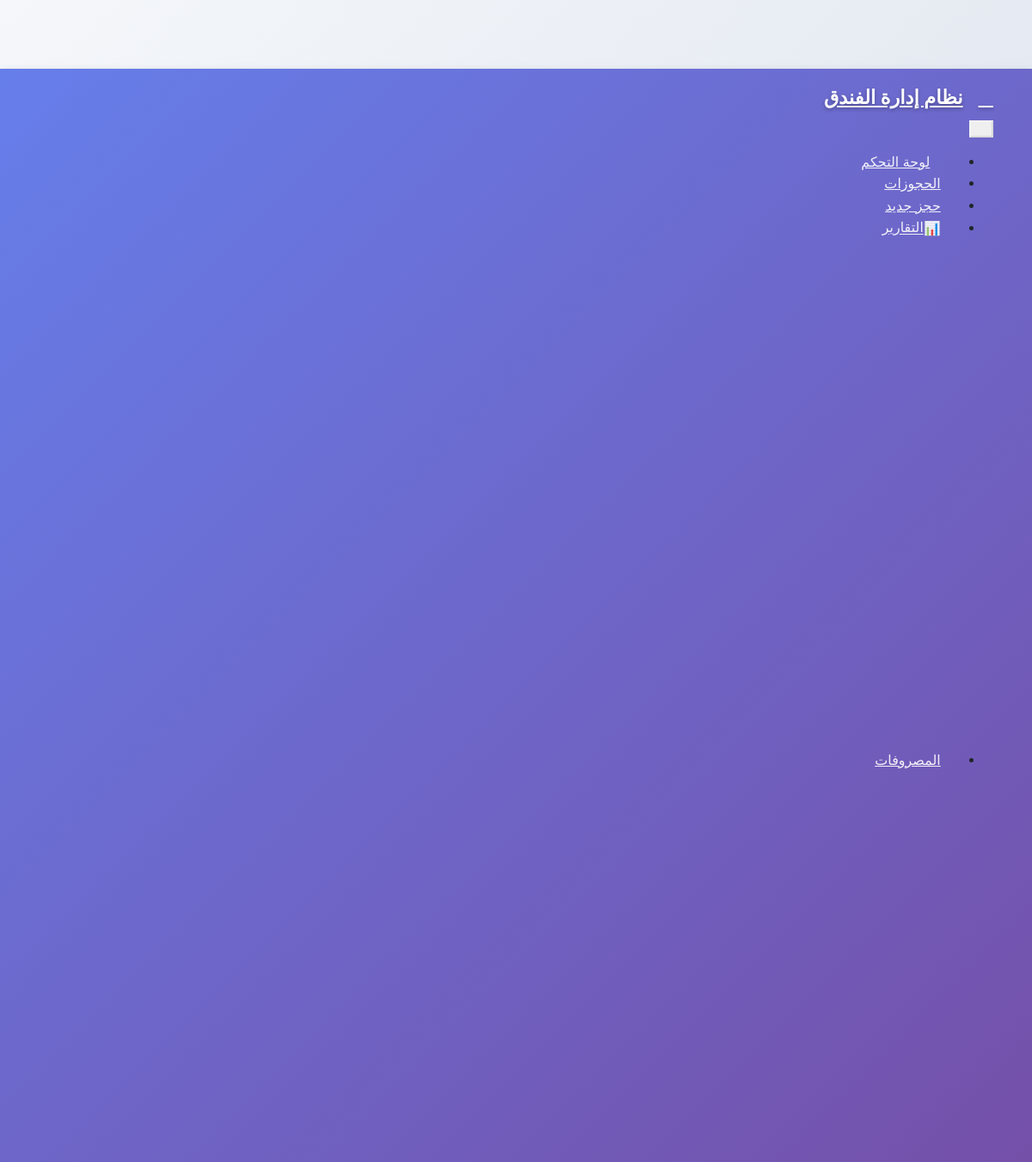
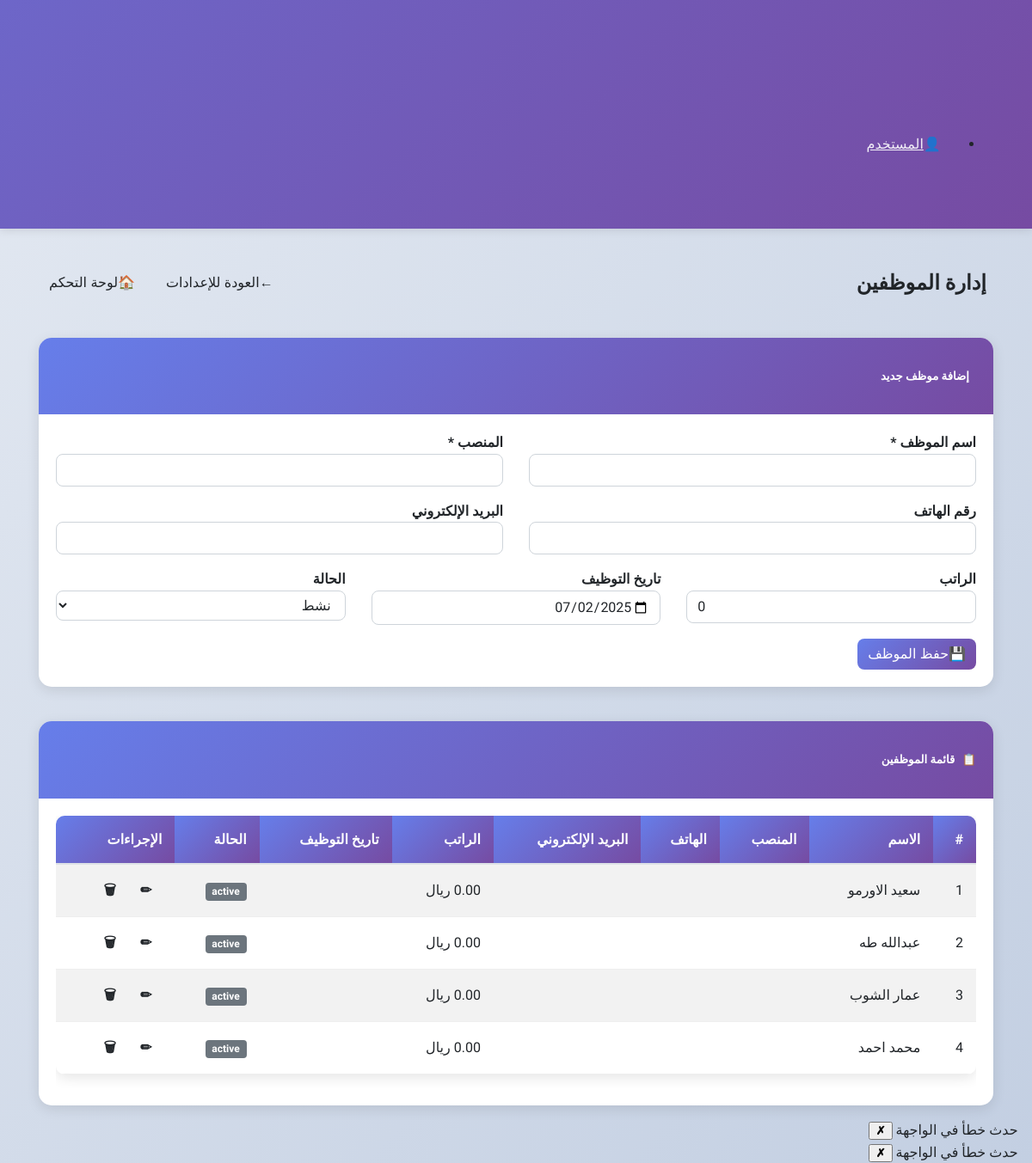
Screenshot of /admin/settings/employees.php (signed in) with the database file from the repository (2 pictures, top to bottom).
### tables this page shows
CREATE TABLE `employees` (
  `id` int(11) NOT NULL,
  `name` varchar(255) NOT NULL,
  `basic_salary` decimal(12,2) NOT NULL DEFAULT '0.00',
  `status` enum('active','inactive') DEFAULT 'active'
);

### admin/settings/employees.php (the view, shortened to what this page needs)
<?php
include_once '../../includes/db.php';
$create_table_sql = "
CREATE TABLE IF NOT EXISTS employees (
    id INT AUTO_INCREMENT PRIMARY KEY,
    name VARCHAR(255) NOT NULL,
    position VARCHAR(255) NOT NULL,
    phone VARCHAR(20),
    email VARCHAR(255),
    salary DECIMAL(10,2) DEFAULT 0,
    hire_date DATE,
    status ENUM('نشط', 'غير نشط') DEFAULT 'نشط',
    created_at TIMESTAMP DEFAULT CURRENT_TIMESTAMP,
    updated_at TIMESTAMP DEFAULT CURRENT_TIMESTAMP ON UPDATE CURRENT_TIMESTAMP
)";
$conn->query($create_table_sql);
$employees = $conn->query("SELECT * FROM employees ORDER BY name");
include_once '../../includes/header.php';
?>
<div class="container mt-4">
    <div class="row">
        <div class="col-12">
            <div class="d-flex justify-content-between align-items-center mb-4">
                <h2><i class="fas fa-user-tie me-2"></i>إدارة الموظفين</h2>
                <div>
                    <a href="index.php" class="btn btn-outline-secondary me-2">
                        <i class="fas fa-arrow-left me-1"></i>العودة للإعدادات
                    </a>
                    <a href="../dash.php" class="btn btn-outline-primary">
                        <i class="fas fa-home me-1"></i>لوحة التحكم
                    </a>
                </div>
            </div>
        </div>
    </div>
    <div class="row mb-4">
        <div class="col-12">
            <div class="card">
                <div class="card-header bg-primary text-white">
                    <h5 class="mb-0"><i class="fas fa-user-plus me-2"></i>إضافة موظف جديد</h5>
                </div>
                <div class="card-body">
                    <form method="POST">
                        <div class="row">
                            <div class="col-md-6 mb-3">
                                <label for="name" class="form-label">اسم الموظف *</label>
                                <input type="text" class="form-control" id="name" name="name" required>
                            </div>
                            <div class="col-md-6 mb-3">
                                <label for="position" class="form-label">المنصب *</label>
                                <input type="text" class="form-control" id="position" name="position" required>
                            </div>
                            <div class="col-md-6 mb-3">
                                <label for="phone" class="form-label">رقم الهاتف</label>
                                <input type="tel" class="form-control" id="phone" name="phone">
                            </div>
                            <div class="col-md-6 mb-3">
                                <label for="email" class="form-label">البريد الإلكتروني</label>
                                <input type="email" class="form-control" id="email" name="email">
                            </div>
                            <div class="col-md-4 mb-3">
                                <label for="salary" class="form-label">الراتب</label>
                                <input type="number" step="0.01" class="form-control" id="salary" name="salary" value="0">
                            </div>
                            <div class="col-md-4 mb-3">
                                <label for="hire_date" class="form-label">تاريخ التوظيف</label>
                                <input type="date" class="form-control" id="hire_date" name="hire_date" value="<?= date('Y-m-d') ?>">
                            </div>
                            <div class="col-md-4 mb-3">
                                <label for="status" class="form-label">الحالة</label>
                                <select class="form-select" id="status" name="status">
                                    <option value="نشط">نشط</option>
                                </select>
                            </div>
                        </div>
                        <div class="text-end">
                            <button type="submit" name="add_employee" class="btn btn-primary">
                                <i class="fas fa-save me-1"></i>حفظ الموظف
                            </button>
                        </div>
                    </form>
                </div>
            </div>
        </div>
    </div>
    <div class="row">
        <div class="col-12">
            <div class="card">
                <div class="card-header bg-info text-white">
                    <h5 class="mb-0"><i class="fas fa-list me-2"></i>قائمة الموظفين</h5>
                </div>
                <div class="card-body">
                    <?php if ($employees->num_rows > 0): ?>
                        <div class="table-responsive">
                            <table class="table table-striped table-hover">
                                <thead class="table-dark">
                                    <tr>
                                        <th>#</th>
                                        <th>الاسم</th>
                                        <th>المنصب</th>
                                        <th>الهاتف</th>
                                        <th>البريد الإلكتروني</th>
                                        <th>الراتب</th>
                                        <th>تاريخ التوظيف</th>
                                        <th>الحالة</th>
                                        <th>الإجراءات</th>
                                    </tr>
                                </thead>
                                <tbody>
                                    <?php
                                    $counter = 1;
                                    while ($employee = $employees->fetch_assoc()):
                                    ?>
                                    <tr>
                                        <td><?= $counter++ ?></td>
                                        <td><?= htmlspecialchars($employee['name']) ?></td>
                                        <td><?= htmlspecialchars($employee['position']) ?></td>
                                        <td><?= htmlspecialchars($employee['phone']) ?></td>
                                        <td><?= htmlspecialchars($employee['email']) ?></td>
                                        <td><?= number_format($employee['salary'], 2) ?> ريال</td>
                                        <td><?= $employee['hire_date'] ?></td>
                                        <td>
                                            <span class="badge <?= $employee['status'] == 'نشط' ? 'bg-success' : 'bg-secondary' ?>">
                                                <?= $employee['status'] ?>
                                            </span>
                                        </td>
                                        <td>
                                            <div class="btn-group" role="group">
                                                <a href="edit_employee.php?id=<?= $employee['id'] ?>"
                                                   class="btn btn-sm btn-outline-primary" title="تعديل">
                                                    <i class="fas fa-edit"></i>
                                                </a>
                                                <a href="?delete=<?= $employee['id'] ?>"
                                                   class="btn btn-sm btn-outline-danger"
                                                   title="حذف"
                                                   onclick="return confirm('هل أنت متأكد من حذف هذا الموظف؟')">
                                                    <i class="fas fa-trash"></i>
                                                </a>
                                            </div>
                                        </td>
                                    </tr>
                                    <?php endwhile; ?>
                                </tbody>
                            </table>
                        </div>
                    <?php endif; ?>
                </div>
            </div>
        </div>
    </div>
</div>
<?php include_once '../../includes/footer.php'; ?>

### assets/css/dashboard.css (style rules this page uses)
:root { --available: #28a745; --occupied: #dc3545; --primary: #3498db; --dark: #2c3e50; --light-gray: #f8f9fa; --white: #ffffff; --border-radius: 15px; --box-shadow: 0 4px 12px rgba(0, 0, 0, 0.1); --transition: all 0.3s cubic-bezier(0.4, 0, 0.2, 1); }
body { background-color: var(--light-gray); font-family: "Tajawal", sans-serif; margin: 0; padding: 0; overflow-x: hidden; }

### assets/css/arabic-support.css (style rules this page uses)
html { direction: rtl; lang: ar; }
body { font-family: "Tajawal", "Tajawal-Local", "Arial", sans-serif; direction: rtl; text-align: right; font-size: 16px; line-height: 1.6; -webkit-font-smoothing: antialiased; -moz-osx-font-smoothing: grayscale; }
.table { direction: rtl; text-align: right; }
.table th, .table td { text-align: right; vertical-align: middle; }
.form-control, .form-select { direction: rtl; text-align: right; font-family: "Tajawal", sans-serif; }
input[type="number"], input[type="tel"], .number-input { direction: ltr; text-align: left; }
.btn { font-family: "Tajawal", sans-serif; font-weight: 500; }
.card { direction: rtl; text-align: right; }
.card-header { text-align: right; }

### includes/header.php (style rules this page uses)
body { font-family: 'Tajawal', sans-serif; background: linear-gradient(135deg, #f5f7fa 0%, #c3cfe2 100%); margin: 0; padding-top: 80px; direction: rtl; text-align: right; min-height: 100vh; }
* { font-family: 'Tajawal', sans-serif; }
.table { direction: rtl; text-align: right; background: white; border-radius: 10px; overflow: hidden; box-shadow: 0 4px 15px rgba(0,0,0,0.1); }
.table th { background: linear-gradient(135deg, #667eea 0%, #764ba2 100%); color: white; font-weight: 600; border: none; padding: 15px; }
.table td { padding: 12px 15px; border-bottom: 1px solid #eee; vertical-align: middle; }
.form-control, .form-select { direction: rtl; text-align: right; border-radius: 8px; border: 1px solid #ced4da; transition: all 0.3s ease; }
input[type="number"], input[type="tel"], .number-input { direction: ltr; text-align: left; }
.btn { border-radius: 8px; font-weight: 500; transition: all 0.3s ease; border: none; }
.btn-primary { background: linear-gradient(135deg, #667eea 0%, #764ba2 100%); }
.card { border: none; border-radius: 15px; box-shadow: 0 4px 15px rgba(0,0,0,0.1); transition: all 0.3s ease; }
.card-header { background: linear-gradient(135deg, #667eea 0%, #764ba2 100%); color: white; border-radius: 15px 15px 0 0 !important; border: none; font-weight: 600; }

### rows the page displays
employees: name "سعيد الاورمو", status "active"
employees: name "عبدالله طه", status "active"
employees: name "عمار الشوب", status "active"
employees: name "محمد احمد", status "active"
